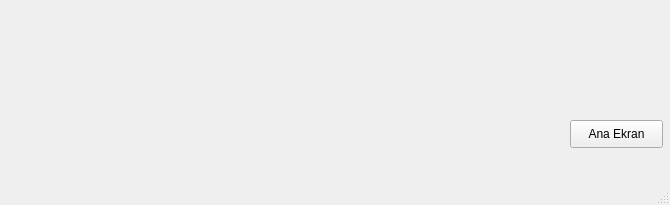
<?xml version="1.0" encoding="UTF-8"?>
<ui version="4.0">
 <class>MainWindow</class>
 <widget class="QMainWindow" name="MainWindow">
  <property name="geometry">
   <rect>
    <x>0</x>
    <y>0</y>
    <width>670</width>
    <height>205</height>
   </rect>
  </property>
  <property name="windowTitle">
   <string>Metin Verilerini İşleme</string>
  </property>
  <widget class="QWidget" name="centralwidget">
   <widget class="QPushButton" name="pushButton">
    <property name="geometry">
     <rect>
      <x>570</x>
      <y>120</y>
      <width>93</width>
      <height>28</height>
     </rect>
    </property>
    <property name="text">
     <string>Ana Ekran</string>
    </property>
   </widget>
  </widget>
  <widget class="QMenuBar" name="menubar">
   <property name="geometry">
    <rect>
     <x>0</x>
     <y>0</y>
     <width>670</width>
     <height>26</height>
    </rect>
   </property>
  </widget>
  <widget class="QStatusBar" name="statusbar"/>
 </widget>
 <resources/>
 <connections/>
</ui>
